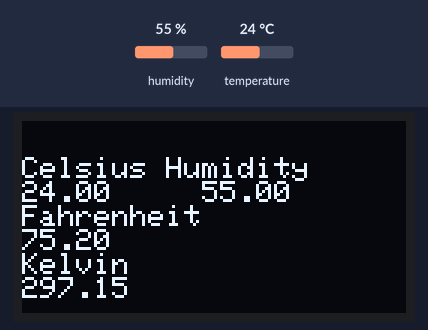
A sketch run on a simulated ESP32. Shown: 128×64 one-colour display. The inputs (shaded band) are chosen by the test bench; at power-on: humidity 55 %, temperature 24 °C. What the sketch prints to the serial monitor is not drawn.

Above: at 3.2 s.
3.3 s: humidity set to 22 %
At 4.7 s:
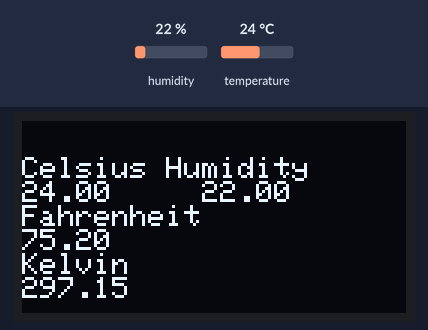
6.1 s: temperature set to 12 °C
At 6.6 s:
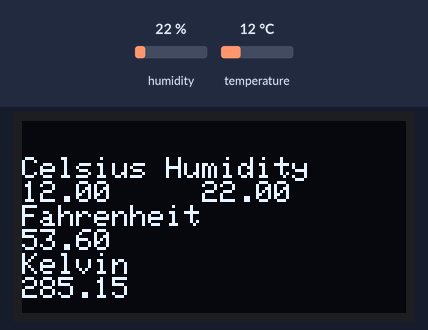
8.9 s: humidity set to 40 %
At 11.5 s:
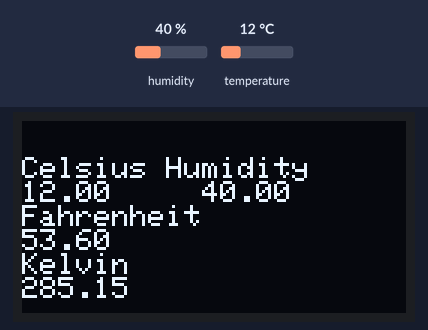
11.9 s: temperature set to 19 °C
At 13.4 s:
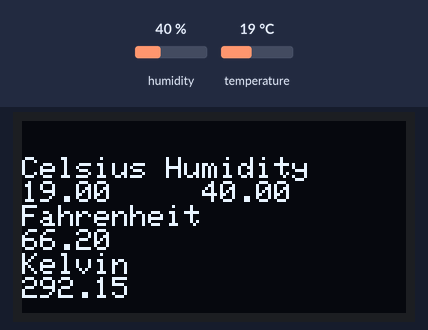
Timing chart, 0 to 14.9 s (numbered marks = the images above; inputs shaded):
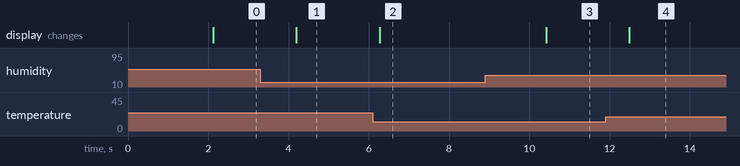

The sketch:

esp32_dht11_oled.ino
```cpp
#include <Wire.h>
#include <Adafruit_GFX.h>
#include <Adafruit_SSD1306.h>
#include <DHT.h>
#define SCREEN_WIDTH 128 // OLED width,  in pixels
#define SCREEN_HEIGHT 64 // OLED height, in pixels

// create an OLED display object connected to I2C
Adafruit_SSD1306 oled(SCREEN_WIDTH, SCREEN_HEIGHT, &Wire, -1);
const int DHT_Pin = 18;
float temperature ;
float  humidity;
float kelvin;
float fahrenheit;
DHT dht(DHT_Pin, DHT11);
void setup() {
  Serial.begin(9600);

  // initialize OLED display with I2C address 0x3C
  if (!oled.begin(SSD1306_SWITCHCAPVCC, 0x3C)) {
    Serial.println(F("failed to start SSD1306 OLED"));
    while (1);
  }
  Serial.println(("Projek Membuat Sensor suhu dan menampilkannya ke layar OLED"));
  Serial.println(("By Dimas Abi Mesti"));
  delay(2000);
  oled.clearDisplay();
  oled.setTextSize(1);
  oled.setTextColor(WHITE);
  oled.setCursor(0, 2);
  oled.display();
}

void loop() {
  temperature = dht.readTemperature();
  humidity = dht.readHumidity();
  fahrenheit=(temperature*1.8)+32;
  kelvin=temperature+273.15;

  oled.clearDisplay();
  oled.setCursor(0, 0);

  oled.setCursor(0, 12);
  oled.print("Celsius ");
  oled.println("Humidity ");
  oled.print(String(dht.readTemperature(false)));
  oled.println("     "+String(humidity));
  oled.println("Fahrenheit");
  oled.println(fahrenheit);
  oled.println("Kelvin");
  oled.println(kelvin);

  oled.setCursor(0, 24);

  oled.display();

  delay(1000);
}
```

Measured:
- after the input at 3.3 s, the display: changes after 0.90 s (image 1)
- after the input at 6.1 s, the display: changes after 0.17 s (image 2)
- after the input at 8.9 s, the display: changes after 1.5 s (image 3)
- after the input at 11.9 s, the display: changes after 0.59 s (image 4)
